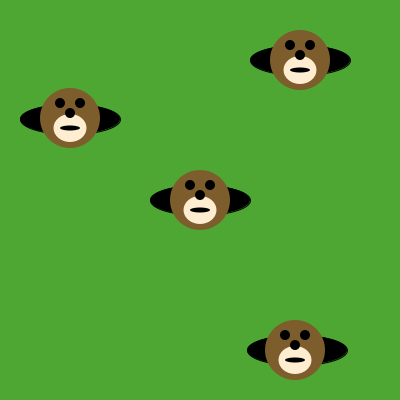
Frame 1 (no input)
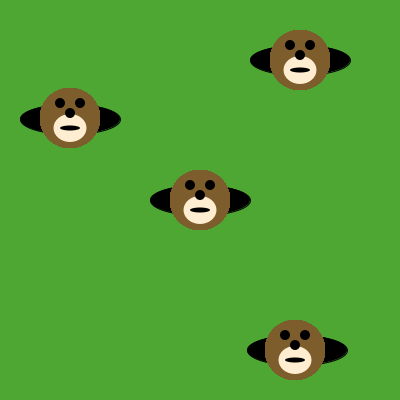
Frame 60 (the mouse pressed at the canvas centre just before this capture)
Frame 120 (the mouse held since frame 60 and released just before this capture): identical to frame 60, image omitted

The Processing sketch that drew these frames (run headless with seeded random() and noise(); from frame 60 on, the mouse is pressed at the canvas centre):

// Processing sketch: moles_in_holes
// ── moles_in_holes.pde
/*** When you are done, this program will draw a mole in 
     each of the holes.
***/

void setup() {
     size(400, 400);
     background(78, 166, 51); // green grass
     
     // This code draws the holes. Run the program to see them.
     
     fill(0, 0, 0);
     ellipse(200, 200, 100, 30);
     ellipse(70, 119, 100, 30);
     ellipse(300, 60, 100, 30);
     ellipse(297, 350, 100, 30);
}

void draw() {

/* Write code here that uses the drawMole method to put a mole in each of the holes */
drawMole(70, 118);
drawMole(300, 60);
drawMole(200, 200);
drawMole(295, 350);
}

void drawMole(int moleX, int moleY) {
     noStroke();
     fill(125, 93, 43);
     ellipse(moleX, moleY, 60, 60); // face
     fill(255, 237, 209);
     ellipse(moleX, moleY+10, 33, 28); 
     fill(0, 0, 0);
     ellipse(moleX-10, moleY-15, 10, 10); // eyes
     ellipse(moleX+10, moleY-15, 10, 10);
     ellipse(moleX, moleY-5, 10, 10); // nose
     ellipse(moleX, moleY+10, 20, 5); // mouth
}
